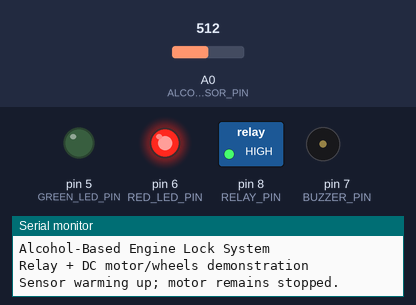
Recording of a sketch running on a simulated Arduino Uno, built with avr-gcc and run on an emulated ATmega328P. Shown: switched loads named in the sketch (green lamp = pin HIGH), output pins drawn as LEDs (lit = HIGH), buzzer (waves = sounding, pin HIGH), the last lines printed to the serial monitor. The inputs (shaded band) are chosen by the test bench; at power-on: A0 (ALCOHOL_SENSOR_PIN) = 512.

Above: at 0.1 s.
At 30.5 s:
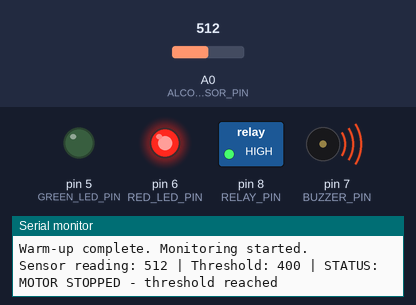
Timing chart, 0 to 32.0 s (numbered marks = the images above):
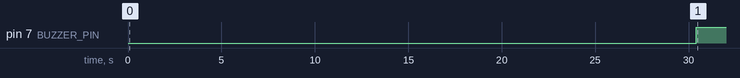

Measured:
- by itself, pin 7 (BUZZER_PIN): LOW → HIGH at 30.4 s

The sketch:

Alcohol_Based_Engine_Lock_System.ino
```cpp
/*
  Alcohol-Based Engine Lock System
  Arduino Uno + MQ-3 alcohol sensor + relay + DC motor/wheels.

  Relay contacts switch the DC motor's separate power circuit.
  Never connect the motor directly to an Arduino I/O pin.
*/

const int ALCOHOL_SENSOR_PIN = A0;
const int RELAY_PIN          = 8;
const int BUZZER_PIN         = 7;
const int GREEN_LED_PIN      = 5;
const int RED_LED_PIN        = 6;

// Initial test value only. Tune using readings from your actual sensor.
const int ALCOHOL_THRESHOLD = 400;
const unsigned long WARMUP_TIME_MS = 30000UL;
const int SAMPLE_COUNT = 10;

// Set true for common active-low relay modules; false for active-high.
const bool RELAY_ACTIVE_LOW = true;

unsigned long startupTime = 0;
bool warmupComplete = false;

void setMotorEnabled(bool enabled) {
  // Relay energised = motor circuit connected when using COM + NO.
  // The relay module's input logic may be active-low or active-high.
  bool relayPinHigh;
  if (RELAY_ACTIVE_LOW) {
    relayPinHigh = !enabled;
  } else {
    relayPinHigh = enabled;
  }
  digitalWrite(RELAY_PIN, relayPinHigh ? HIGH : LOW);
}

int readAveragedSensor() {
  long total = 0;
  for (int i = 0; i < SAMPLE_COUNT; i++) {
    total += analogRead(ALCOHOL_SENSOR_PIN);
    delay(20);
  }
  return (int)(total / SAMPLE_COUNT);
}

void showMotorStopped() {
  setMotorEnabled(false);
  digitalWrite(GREEN_LED_PIN, LOW);
  digitalWrite(RED_LED_PIN, HIGH);
  digitalWrite(BUZZER_PIN, HIGH);
}

void showMotorAllowed() {
  setMotorEnabled(true);
  digitalWrite(GREEN_LED_PIN, HIGH);
  digitalWrite(RED_LED_PIN, LOW);
  digitalWrite(BUZZER_PIN, LOW);
}

void setup() {
  pinMode(RELAY_PIN, OUTPUT);
  pinMode(BUZZER_PIN, OUTPUT);
  pinMode(GREEN_LED_PIN, OUTPUT);
  pinMode(RED_LED_PIN, OUTPUT);
  pinMode(ALCOHOL_SENSOR_PIN, INPUT);

  // Keep motor stopped during startup and sensor warm-up.
  setMotorEnabled(false);
  digitalWrite(BUZZER_PIN, LOW);
  digitalWrite(GREEN_LED_PIN, LOW);
  digitalWrite(RED_LED_PIN, HIGH);

  Serial.begin(9600);
  startupTime = millis();

  Serial.println(F("Alcohol-Based Engine Lock System"));
  Serial.println(F("Relay + DC motor/wheels demonstration"));
  Serial.println(F("Sensor warming up; motor remains stopped."));
}

void loop() {
  int sensorValue = readAveragedSensor();

  if (!warmupComplete) {
    unsigned long elapsed = millis() - startupTime;

    if (elapsed < WARMUP_TIME_MS) {
      setMotorEnabled(false);
      digitalWrite(GREEN_LED_PIN, LOW);
      digitalWrite(RED_LED_PIN, HIGH);
      digitalWrite(BUZZER_PIN, LOW);

      Serial.print(F("WARMING UP | elapsed_ms="));
      Serial.print(elapsed);
      Serial.print(F(" | sensor="));
      Serial.println(sensorValue);

      delay(200);
      return;
    }

    warmupComplete = true;
    Serial.println(F("Warm-up complete. Monitoring started."));
  }

  Serial.print(F("Sensor reading: "));
  Serial.print(sensorValue);
  Serial.print(F(" | Threshold: "));
  Serial.print(ALCOHOL_THRESHOLD);

  if (sensorValue >= ALCOHOL_THRESHOLD) {
    showMotorStopped();
    Serial.println(F(" | STATUS: MOTOR STOPPED - threshold reached"));
  } else {
    showMotorAllowed();
    Serial.println(F(" | STATUS: MOTOR RUNNING - below threshold"));
  }

  delay(100);
}
```
